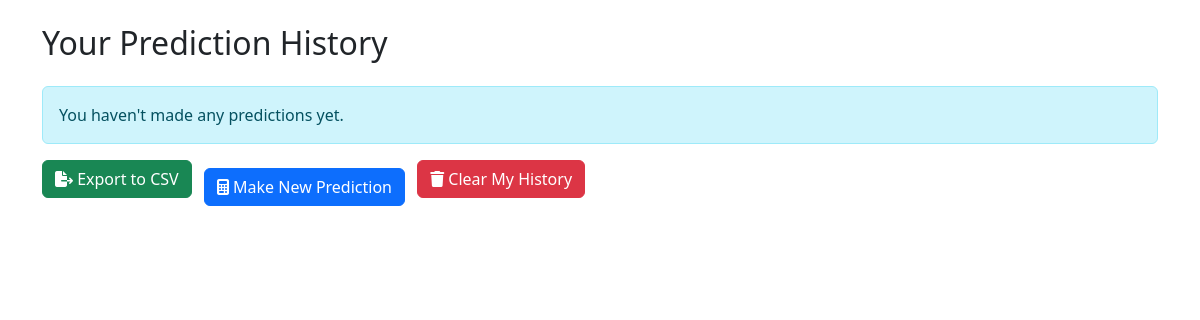
/history/ (signed in), run on an earlier commit of the app's database.
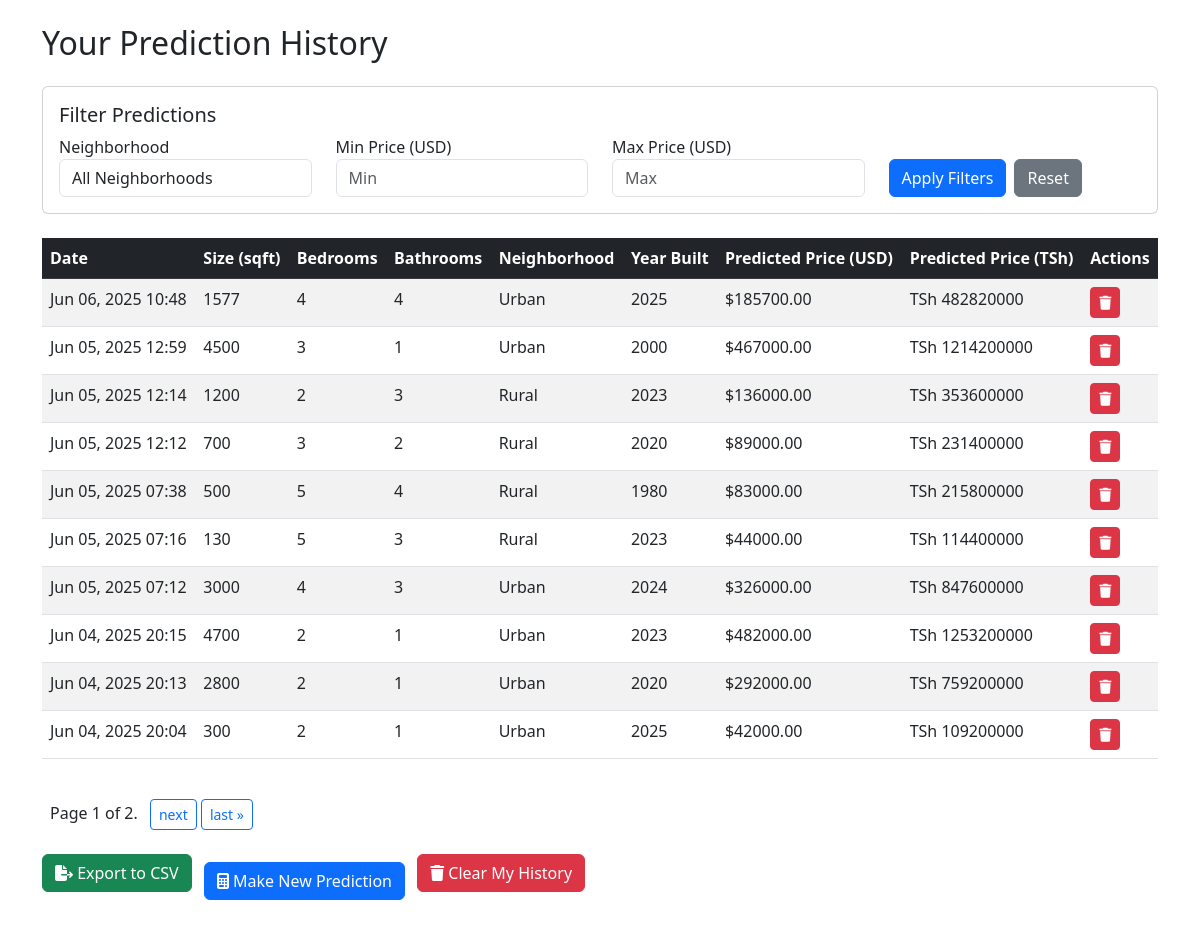
And on a later commit of the database.
### house_price/models.py (models this page shows, shortened)
class HousePricePrediction(models.Model):
    user = models.ForeignKey(User, on_delete=models.CASCADE, null=True, blank=True)
    square_feet = models.IntegerField()
    bedrooms = models.IntegerField()
    bathrooms = models.IntegerField()
    neighborhood = models.CharField(max_length=50)
    year_built = models.IntegerField()
    predicted_price_usd = models.DecimalField(max_digits=12, decimal_places=2)
    predicted_price_tsh = models.DecimalField(max_digits=12, decimal_places=2)
    created_at = models.DateTimeField(auto_now_add=True)
    is_deleted = models.BooleanField(default=False)
    class Meta:
        ordering = ['-created_at']

### house_price/views.py (the view)
# urls.py: path('history/', views.prediction_history, name='prediction_history'),
@login_required
def prediction_history(request):
    predictions = HousePricePrediction.objects.filter(
        user=request.user, is_deleted=False
    ).order_by('-created_at')
    paginator = Paginator(predictions, 10)
    page_number = request.GET.get('page')
    page_obj = paginator.get_page(page_number)
    context = {
        'predictions': page_obj,  # Changed from page_obj to predictions
    }
    return render(request, 'house_price/history.html', context)

### house_price/templates/house_price/history.html (shortened to what this page needs)
{% load static %}
<!DOCTYPE html>
<html lang="en">
<head>
    <link href="https://cdn.jsdelivr.net/npm/bootstrap@5.3.0/dist/css/bootstrap.min.css" rel="stylesheet">
    <link rel="stylesheet" href="https://cdnjs.cloudflare.com/ajax/libs/font-awesome/6.4.0/css/all.min.css">
</head>
<body>
    <div class="container">
        <h2 class="my-4">Your Prediction History</h2>
        {% if predictions %}
        <div class="card mb-4">
            <div class="card-body">
                <h5 class="card-title">Filter Predictions</h5>
                <form method="get">
                    <div class="row">
                        <div class="col-md-3">
                            <label for="neighborhood">Neighborhood</label>
                            <select name="neighborhood" id="neighborhood" class="form-control">
                                <option value="">All Neighborhoods</option>
                            </select>
                        </div>
                        <div class="col-md-3">
                            <label for="min_price">Min Price (USD)</label>
                            <input type="number" name="min_price" id="min_price"
                                   class="form-control" placeholder="Min"
                                   value="{{ min_price }}">
                        </div>
                        <div class="col-md-3">
                            <label for="max_price">Max Price (USD)</label>
                            <input type="number" name="max_price" id="max_price"
                                   class="form-control" placeholder="Max"
                                   value="{{ max_price }}">
                        </div>
                        <div class="col-md-3 d-flex align-items-end">
                            <button type="submit" class="btn btn-primary">Apply Filters</button>
                            <a href="{% url 'prediction_history' %}" class="btn btn-secondary ms-2">Reset</a>
                        </div>
                    </div>
                </form>
            </div>
        </div>
        <div class="table-responsive">
            <table class="table table-striped">
                <thead class="table-dark">
                    <tr>
                        <th>Date</th>
                        <th>Size (sqft)</th>
                        <th>Bedrooms</th>
                        <th>Bathrooms</th>
                        <th>Neighborhood</th>
                        <th>Year Built</th>
                        <th>Predicted Price (USD)</th>
                        <th>Predicted Price (TSh)</th>
                        <th>Actions</th>
                    </tr>
                </thead>
                <tbody>
                    {% for prediction in predictions %}
                    <tr>
                        <td>{{ prediction.created_at|date:"M d, Y H:i" }}</td>
                        <td>{{ prediction.square_feet }}</td>
                        <td>{{ prediction.bedrooms }}</td>
                        <td>{{ prediction.bathrooms }}</td>
                        <td>{{ prediction.neighborhood }}</td>
                        <td>{{ prediction.year_built }}</td>
                        <td>${{ prediction.predicted_price_usd|floatformat:2 }}</td>
                        <td>TSh {{ prediction.predicted_price_tsh|floatformat:0 }}</td>
                        <td>
                            <form action="{% url 'delete_prediction' prediction.id %}" method="post" style="display:inline;">
                                <button type="submit" class="btn btn-sm btn-danger" onclick="return confirm('Delete this prediction?');">
                                    <i class="fas fa-trash"></i>
                                </button>
                            </form>
                        </td>
                    </tr>
                    {% endfor %}
                </tbody>
            </table>
        </div>
        <div class="pagination my-4">
            <span class="step-links">
                <span class="current mx-2">
                    Page {{ predictions.number }} of {{ predictions.paginator.num_pages }}.
                </span>
                {% if predictions.has_next %}
                    <a href="?page={{ predictions.next_page_number }}" class="btn btn-sm btn-outline-primary">next</a>
                    <a href="?page={{ predictions.paginator.num_pages }}" class="btn btn-sm btn-outline-primary">last &raquo;</a>
                {% endif %}
            </span>
        </div>
        {% else %}
            <div class="alert alert-info">
                You haven't made any predictions yet.
            </div>
        {% endif %}
        <div class="mb-4">
            <a href="{% url 'export_predictions' %}" class="btn btn-success mb-3">
                <i class="fas fa-file-export"></i> Export to CSV
            </a>
            <a href="{% url 'house_price_prediction' %}" class="btn btn-primary ms-2">
                <i class="fas fa-calculator"></i> Make New Prediction
            </a>
            <form action="{% url 'clear_user_history' %}" method="post" class="d-inline ms-2">
                <button type="submit" class="btn btn-danger mb-3" onclick="return confirm('Are you sure you want to clear your prediction history?');">
                    <i class="fas fa-trash"></i> Clear My History
                </button>
            </form>
        </div>
    </div>
</body>
</html>

What changed in the data, as far as the page shows it:
added HousePricePrediction: created_at "Jun 06, 2025 10:48", square_feet "1577", bedrooms "4", bathrooms "4", neighborhood "Urban", year_built "2025", predicted_price_usd "185700.00", predicted_price_tsh "482820000"
added HousePricePrediction: created_at "Jun 05, 2025 12:59", square_feet "4500", bedrooms "3", bathrooms "1", neighborhood "Urban", year_built "2000", predicted_price_usd "467000.00", predicted_price_tsh "1214200000"
added HousePricePrediction: created_at "Jun 05, 2025 12:14", square_feet "1200", bedrooms "2", bathrooms "3", neighborhood "Rural", year_built "2023", predicted_price_usd "136000.00", predicted_price_tsh "353600000"
added HousePricePrediction: created_at "Jun 05, 2025 12:12", square_feet "700", bedrooms "3", bathrooms "2", neighborhood "Rural", year_built "2020", predicted_price_usd "89000.00", predicted_price_tsh "231400000"
added HousePricePrediction: created_at "Jun 05, 2025 07:38", square_feet "500", bedrooms "5", bathrooms "4", neighborhood "Rural", year_built "1980", predicted_price_usd "83000.00", predicted_price_tsh "215800000"
added HousePricePrediction: created_at "Jun 05, 2025 07:16", square_feet "130", bedrooms "5", bathrooms "3", neighborhood "Rural", year_built "2023", predicted_price_usd "44000.00", predicted_price_tsh "114400000"
added HousePricePrediction: created_at "Jun 05, 2025 07:12", square_feet "3000", bedrooms "4", bathrooms "3", neighborhood "Urban", year_built "2024", predicted_price_usd "326000.00", predicted_price_tsh "847600000"
added HousePricePrediction: created_at "Jun 04, 2025 20:15", square_feet "4700", bedrooms "2", bathrooms "1", neighborhood "Urban", year_built "2023", predicted_price_usd "482000.00", predicted_price_tsh "1253200000"
added HousePricePrediction: created_at "Jun 04, 2025 20:13", square_feet "2800", bedrooms "2", bathrooms "1", neighborhood "Urban", year_built "2020", predicted_price_usd "292000.00", predicted_price_tsh "759200000"
added HousePricePrediction: created_at "Jun 04, 2025 20:04", square_feet "300", bedrooms "2", bathrooms "1", neighborhood "Urban", year_built "2025", predicted_price_usd "42000.00", predicted_price_tsh "109200000"
Also different on the page:
form field neighborhood: (not shown) → "All Neighborhoods"
{{ predictions.number }}: (not shown) → "1"
{{ predictions.paginator.num_pages }}: (not shown) → "2"
text no longer shown: "You haven't made any predictions yet."
text now shown: "Filter Predictions Neighborhood Min Price (USD) Max Price (USD) Apply Filters Reset Date Size (sqft) Bedrooms Bathrooms Neighborhood Year Built Predicted Price (USD) Predicted Price (TSh) Actions Page of . next last »"
